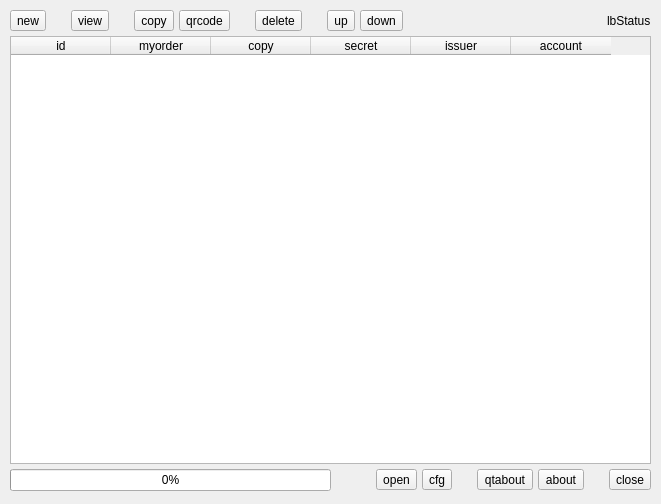
<?xml version="1.0" encoding="UTF-8"?>
<ui version="4.0">
 <class>MainWindow</class>
 <widget class="QMainWindow" name="MainWindow">
  <property name="geometry">
   <rect>
    <x>0</x>
    <y>0</y>
    <width>661</width>
    <height>504</height>
   </rect>
  </property>
  <property name="windowTitle">
   <string>MainWindow</string>
  </property>
  <widget class="QWidget" name="centralwidget">
   <widget class="QWidget" name="horizontalLayoutWidget">
    <property name="geometry">
     <rect>
      <x>0</x>
      <y>0</y>
      <width>661</width>
      <height>501</height>
     </rect>
    </property>
    <layout class="QHBoxLayout" name="horizontalLayout_7">
     <property name="spacing">
      <number>5</number>
     </property>
     <property name="leftMargin">
      <number>5</number>
     </property>
     <property name="topMargin">
      <number>5</number>
     </property>
     <property name="rightMargin">
      <number>5</number>
     </property>
     <property name="bottomMargin">
      <number>5</number>
     </property>
     <item>
      <layout class="QVBoxLayout" name="verticalLayout_2">
       <property name="spacing">
        <number>5</number>
       </property>
       <property name="leftMargin">
        <number>5</number>
       </property>
       <property name="topMargin">
        <number>5</number>
       </property>
       <property name="rightMargin">
        <number>5</number>
       </property>
       <property name="bottomMargin">
        <number>5</number>
       </property>
       <item>
        <layout class="QHBoxLayout" name="horizontalLayout_14">
         <property name="topMargin">
          <number>0</number>
         </property>
         <item>
          <widget class="QToolButton" name="btnNew">
           <property name="text">
            <string>new</string>
           </property>
          </widget>
         </item>
         <item>
          <spacer name="horizontalSpacer_7">
           <property name="orientation">
            <enum>Qt::Horizontal</enum>
           </property>
           <property name="sizeType">
            <enum>QSizePolicy::Minimum</enum>
           </property>
           <property name="sizeHint" stdset="0">
            <size>
             <width>20</width>
             <height>20</height>
            </size>
           </property>
          </spacer>
         </item>
         <item>
          <widget class="QToolButton" name="btnViewSecret">
           <property name="text">
            <string>view</string>
           </property>
          </widget>
         </item>
         <item>
          <spacer name="horizontalSpacer_10">
           <property name="orientation">
            <enum>Qt::Horizontal</enum>
           </property>
           <property name="sizeType">
            <enum>QSizePolicy::Minimum</enum>
           </property>
           <property name="sizeHint" stdset="0">
            <size>
             <width>20</width>
             <height>20</height>
            </size>
           </property>
          </spacer>
         </item>
         <item>
          <widget class="QToolButton" name="btnCopy">
           <property name="text">
            <string>copy</string>
           </property>
          </widget>
         </item>
         <item>
          <widget class="QToolButton" name="btnQRCode">
           <property name="text">
            <string>qrcode</string>
           </property>
          </widget>
         </item>
         <item>
          <spacer name="horizontalSpacer_8">
           <property name="orientation">
            <enum>Qt::Horizontal</enum>
           </property>
           <property name="sizeType">
            <enum>QSizePolicy::Minimum</enum>
           </property>
           <property name="sizeHint" stdset="0">
            <size>
             <width>20</width>
             <height>20</height>
            </size>
           </property>
          </spacer>
         </item>
         <item>
          <widget class="QToolButton" name="btnDelete">
           <property name="text">
            <string>delete</string>
           </property>
          </widget>
         </item>
         <item>
          <spacer name="horizontalSpacer_5">
           <property name="orientation">
            <enum>Qt::Horizontal</enum>
           </property>
           <property name="sizeType">
            <enum>QSizePolicy::Minimum</enum>
           </property>
           <property name="sizeHint" stdset="0">
            <size>
             <width>20</width>
             <height>20</height>
            </size>
           </property>
          </spacer>
         </item>
         <item>
          <widget class="QToolButton" name="btnUp">
           <property name="text">
            <string>up</string>
           </property>
          </widget>
         </item>
         <item>
          <widget class="QToolButton" name="btnDown">
           <property name="text">
            <string>down</string>
           </property>
          </widget>
         </item>
         <item>
          <spacer name="horizontalSpacer">
           <property name="orientation">
            <enum>Qt::Horizontal</enum>
           </property>
           <property name="sizeType">
            <enum>QSizePolicy::Expanding</enum>
           </property>
           <property name="sizeHint" stdset="0">
            <size>
             <width>40</width>
             <height>20</height>
            </size>
           </property>
          </spacer>
         </item>
         <item>
          <widget class="QLabel" name="lbStatus">
           <property name="text">
            <string>lbStatus</string>
           </property>
          </widget>
         </item>
        </layout>
       </item>
       <item>
        <widget class="QTableWidget" name="twSaved">
         <column>
          <property name="text">
           <string>id</string>
          </property>
         </column>
         <column>
          <property name="text">
           <string>myorder</string>
          </property>
         </column>
         <column>
          <property name="text">
           <string>copy</string>
          </property>
         </column>
         <column>
          <property name="text">
           <string>secret</string>
          </property>
         </column>
         <column>
          <property name="text">
           <string>issuer</string>
          </property>
         </column>
         <column>
          <property name="text">
           <string>account</string>
          </property>
         </column>
        </widget>
       </item>
       <item>
        <layout class="QHBoxLayout" name="horizontalLayout_5">
         <property name="topMargin">
          <number>0</number>
         </property>
         <item>
          <widget class="QProgressBar" name="pbTimeOut">
           <property name="maximum">
            <number>30</number>
           </property>
           <property name="value">
            <number>0</number>
           </property>
           <property name="textVisible">
            <bool>true</bool>
           </property>
          </widget>
         </item>
         <item>
          <spacer name="horizontalSpacer_4">
           <property name="orientation">
            <enum>Qt::Horizontal</enum>
           </property>
           <property name="sizeType">
            <enum>QSizePolicy::Maximum</enum>
           </property>
           <property name="sizeHint" stdset="0">
            <size>
             <width>40</width>
             <height>20</height>
            </size>
           </property>
          </spacer>
         </item>
         <item>
          <widget class="QToolButton" name="btnOpen">
           <property name="text">
            <string>open</string>
           </property>
          </widget>
         </item>
         <item>
          <widget class="QToolButton" name="btnCfg">
           <property name="text">
            <string>cfg</string>
           </property>
          </widget>
         </item>
         <item>
          <spacer name="horizontalSpacer_6">
           <property name="orientation">
            <enum>Qt::Horizontal</enum>
           </property>
           <property name="sizeType">
            <enum>QSizePolicy::Minimum</enum>
           </property>
           <property name="sizeHint" stdset="0">
            <size>
             <width>20</width>
             <height>20</height>
            </size>
           </property>
          </spacer>
         </item>
         <item>
          <widget class="QToolButton" name="btnAboutQt">
           <property name="text">
            <string>qtabout</string>
           </property>
           <property name="autoRepeatDelay">
            <number>303</number>
           </property>
          </widget>
         </item>
         <item>
          <widget class="QToolButton" name="btnAbout">
           <property name="text">
            <string>about</string>
           </property>
          </widget>
         </item>
         <item>
          <spacer name="horizontalSpacer_9">
           <property name="orientation">
            <enum>Qt::Horizontal</enum>
           </property>
           <property name="sizeType">
            <enum>QSizePolicy::Minimum</enum>
           </property>
           <property name="sizeHint" stdset="0">
            <size>
             <width>20</width>
             <height>20</height>
            </size>
           </property>
          </spacer>
         </item>
         <item>
          <widget class="QToolButton" name="btnClose">
           <property name="text">
            <string>close</string>
           </property>
          </widget>
         </item>
        </layout>
       </item>
      </layout>
     </item>
    </layout>
   </widget>
  </widget>
 </widget>
 <tabstops>
  <tabstop>btnNew</tabstop>
  <tabstop>btnCopy</tabstop>
  <tabstop>btnQRCode</tabstop>
  <tabstop>btnDelete</tabstop>
  <tabstop>btnUp</tabstop>
  <tabstop>btnDown</tabstop>
  <tabstop>twSaved</tabstop>
  <tabstop>btnCfg</tabstop>
  <tabstop>btnAboutQt</tabstop>
  <tabstop>btnAbout</tabstop>
  <tabstop>btnClose</tabstop>
 </tabstops>
 <resources/>
 <connections/>
</ui>
